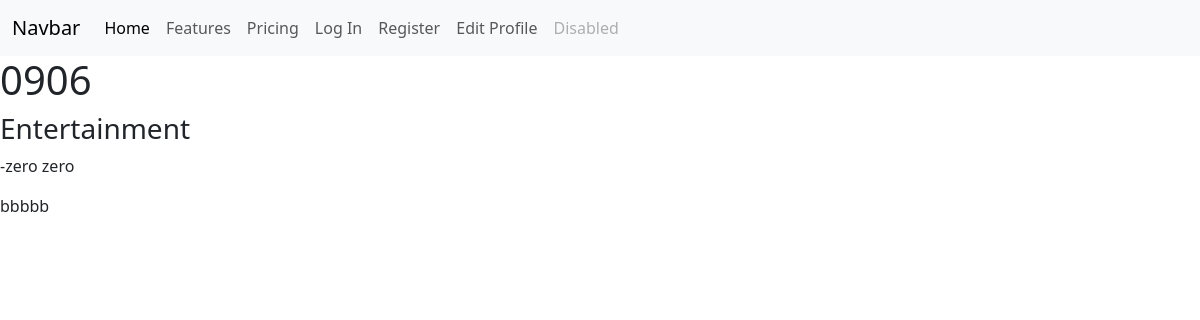
Before: /post/4 with the older database file.
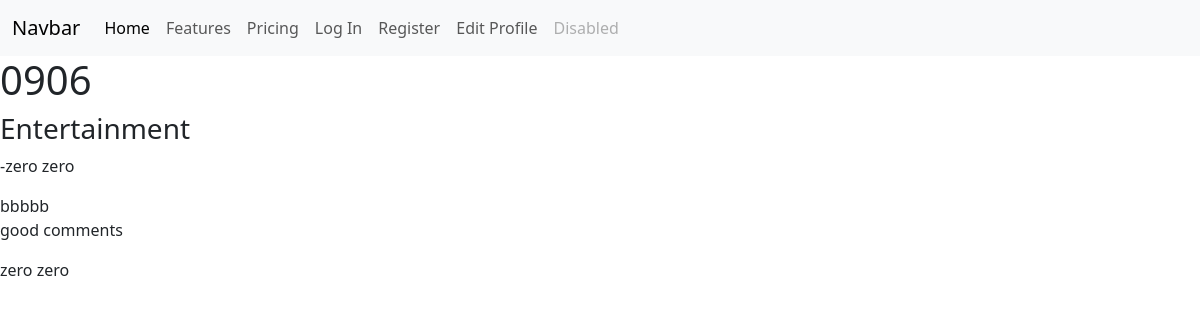
After: the same page with the newer database file.
### blog/models.py (models this page shows, shortened)
class Comment(models.Model):
    comment = models.TextField()
    post = models.ForeignKey(Post, on_delete=models.SET_NULL, null=True)
    user = models.ForeignKey(User, on_delete=models.SET_NULL, null=True)

### blog/views.py (the view)
# urls.py: path("post/<int:pk>", PostDetailView.as_view(), name="detail_post"),
class PostDetailView(DetailView):
    template_name = "detail_post_view.html"
    model = Post

### blog/templates/detail_post_view.html (shortened to what this page needs)
{% extends 'base.html' %}
{% block content %}
    <h1>{{ post.title }}</h1>
    <h3>{{ post.category.name }}</h3>
    <p>-{{ post.author.first_name }} {{ post.author.last_name }}</p>
    <div>{{ post.body }}</div>
    {% for comment in post.comment_set.all %}
        <p>{{ comment.comment}}</p>
        <p>{{ comment.user.first_name}} {{ comment.user.last_name}}</p>
    {% endfor %}
{% endblock %}

Changed rows visible on the page:
added Comment: comment "good comments", user.first_name "zero", user.last_name "zero"
